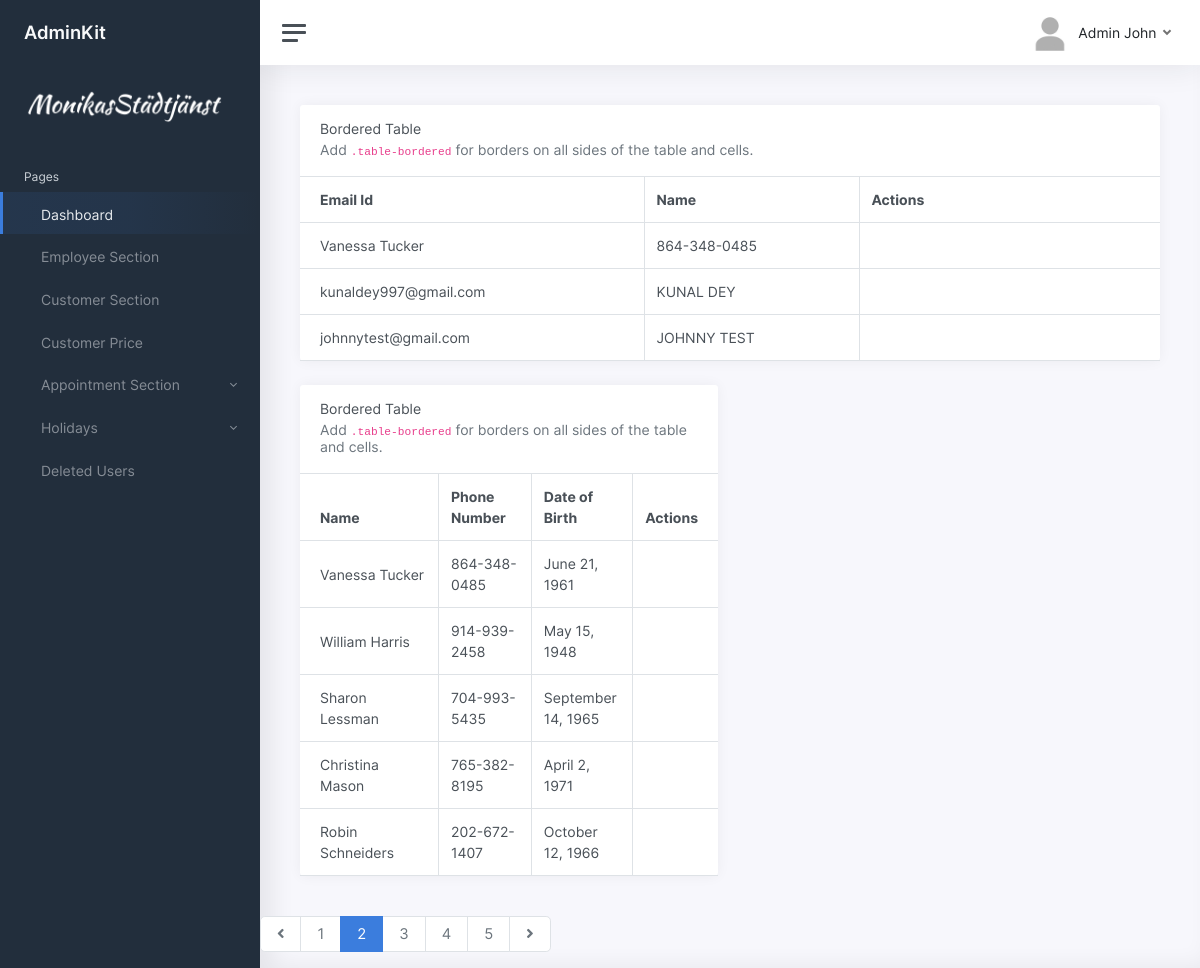
Page /employee-list1.php (signed in) on the earlier database version.
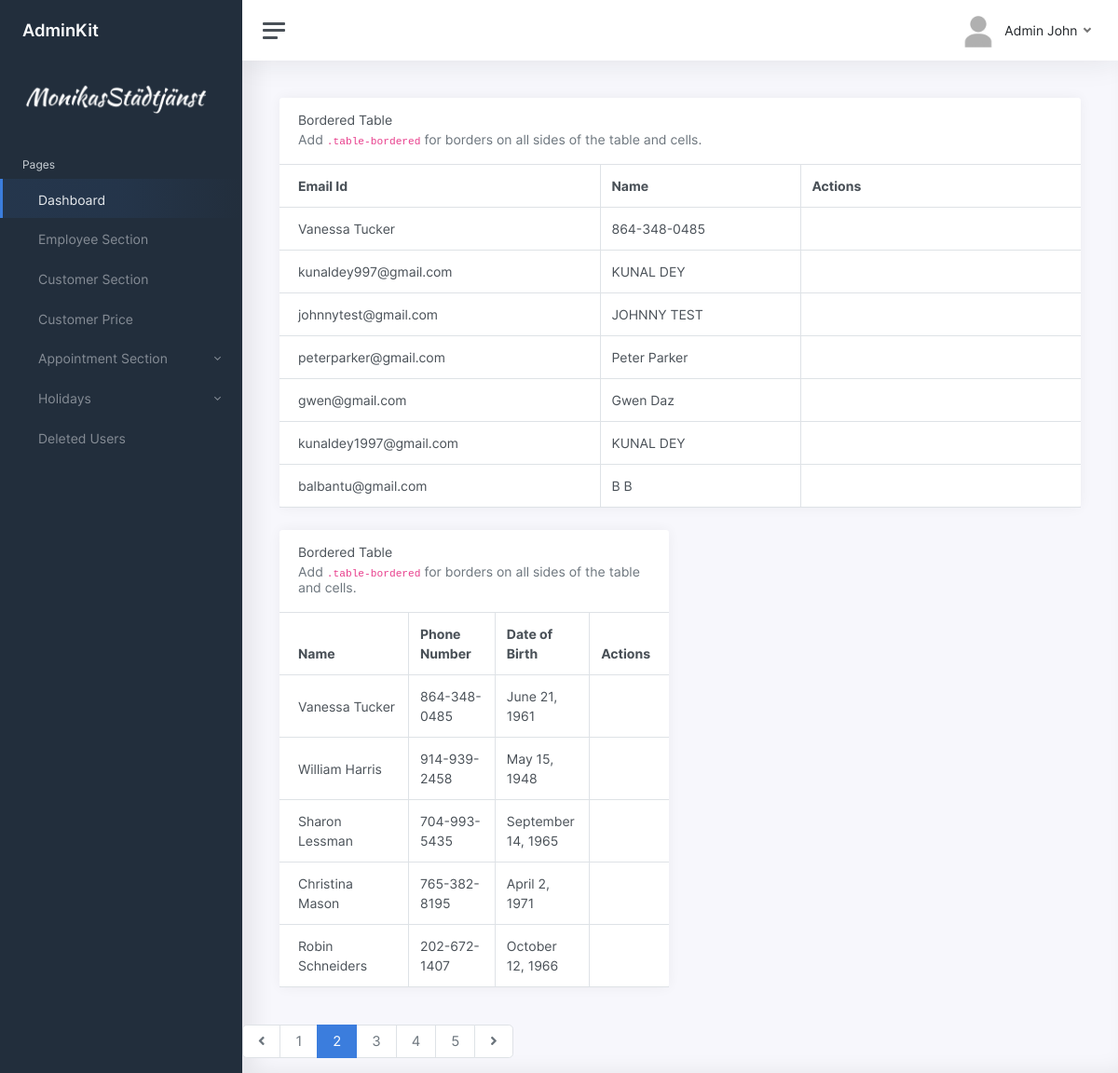
Same page on the later database version.
### tables this page shows
CREATE TABLE `users` (
  `id` int(255) NOT NULL,
  `user_id` varchar(100) NOT NULL,
  `password` varchar(100) NOT NULL,
  `role` varchar(100) NOT NULL,
  `name` varchar(100) NOT NULL,
  `deleted_at` datetime(6) DEFAULT NULL
);

### employee-list1.php (the view, shortened to what this page needs)
<?php
include "connection.php";
?>
<!DOCTYPE html>
<html lang="en">
<head>
	<link href="css/app.css" rel="stylesheet">
</head>
<body>
	<div class="wrapper">
		<nav id="sidebar" class="sidebar">
			<div class="sidebar-content js-simplebar">
				<a class="sidebar-brand" href="index.html">
          <span class="align-middle">AdminKit</span>
        </a>
		<?php include("sidebar.php"); ?>
        </div>
		</nav>
		<div class="main">
			<nav class="navbar navbar-expand navbar-light navbar-bg">
				<a class="sidebar-toggle d-flex">
          <i class="hamburger align-self-center"></i>
        </a>
				<?php include("navbar.php"); ?>
			</nav>
            <?php
            $role="employee";
            $result = mysqli_query($db,"SELECT user_id,name from `users` where role='$role';");
            if ($result->num_rows > 0) {?>
            	<main class="content">
                <div class="container-fluid p-0">
                <div class="row">
                <div class="col-md-12">
							<div class="card">
								<div class="card-header">
									<h5 class="card-title">Bordered Table</h5>
									<h6 class="card-subtitle text-muted">Add <code>.table-bordered</code> for borders on all sides of the table and cells.</h6>
								</div>
								<table class="table table-bordered">
									<thead>
										<tr>
											<th style="width:40%;">Email Id</th>
											<th style="width:25%">Name</th>
											<th>Actions</th>
										</tr>
									</thead>
									<tbody>
                                    <tr>
											<td>Vanessa Tucker</td>
											<td>864-348-0485</td>
											<td class="table-action">
											</td>
										</tr>
                                             <?php
                                                while($row = $result->fetch_assoc()) {
                                                echo "<tr><td>".$row["user_id"]."</td><td>".$row["name"]."</td><td class='table-action'><a ><i class='align-middle' data-feather='edit-2'></i></a></td></tr>";
                                                ?>
                                                <?php
                                                }
                                              }
                                            ?>
									</tbody>
								</table>
							</div>
						</div>
                        <div class="col-12 col-xl-6">
							<div class="card">
								<div class="card-header">
									<h5 class="card-title">Bordered Table</h5>
									<h6 class="card-subtitle text-muted">Add <code>.table-bordered</code> for borders on all sides of the table and cells.</h6>
								</div>
								<table class="table table-bordered">
									<thead>
										<tr>
											<th style="width:40%;">Name</th>
											<th style="width:25%">Phone Number</th>
											<th class="d-none d-md-table-cell" style="width:25%">Date of Birth</th>
											<th>Actions</th>
										</tr>
									</thead>
									<tbody>
										<tr>
											<td>Vanessa Tucker</td>
											<td>864-348-0485</td>
											<td class="d-none d-md-table-cell">June 21, 1961</td>
											<td class="table-action">
											</td>
										</tr>
										<tr>
											<td>William Harris</td>
											<td>914-939-2458</td>
											<td class="d-none d-md-table-cell">May 15, 1948</td>
											<td class="table-action">
											</td>
										</tr>
										<tr>
											<td>Sharon Lessman</td>
											<td>704-993-5435</td>
											<td class="d-none d-md-table-cell">September 14, 1965</td>
											<td class="table-action">
											</td>
										</tr>
										<tr>
											<td>Christina Mason</td>
											<td>765-382-8195</td>
											<td class="d-none d-md-table-cell">April 2, 1971</td>
											<td class="table-action">
											</td>
										</tr>
										<tr>
											<td>Robin Schneiders</td>
											<td>202-672-1407</td>
											<td class="d-none d-md-table-cell">October 12, 1966</td>
											<td class="table-action">
											</td>
										</tr>
									</tbody>
								</table>
							</div>
						</div></div></div>
                                            </main>
                                    <nav aria-label="Page navigation example">
										<ul class="pagination pagination-lg">
											<li class="page-item"><a class="page-link" href="#"><i class="fas fa-angle-left"></i></a></li>
											<li class="page-item"><a class="page-link" href="#">1</a></li>
											<li class="page-item active"><a class="page-link" href="#">2</a></li>
											<li class="page-item"><a class="page-link" href="#">3</a></li>
											<li class="page-item"><a class="page-link" href="#">4</a></li>
											<li class="page-item"><a class="page-link" href="#">5</a></li>
											<li class="page-item"><a class="page-link" href="#"><i class="fas fa-angle-right"></i></a></li>
										</ul>
									</nav>

Differences in the rows shown:
added users: user "peterparker@gmail.com", name "Peter Parker"
added users: user "gwen@gmail.com", name "Gwen Daz"
added users: user "kunaldey1997@gmail.com", name "KUNAL DEY"
added users: user "balbantu@gmail.com", name "B B"
